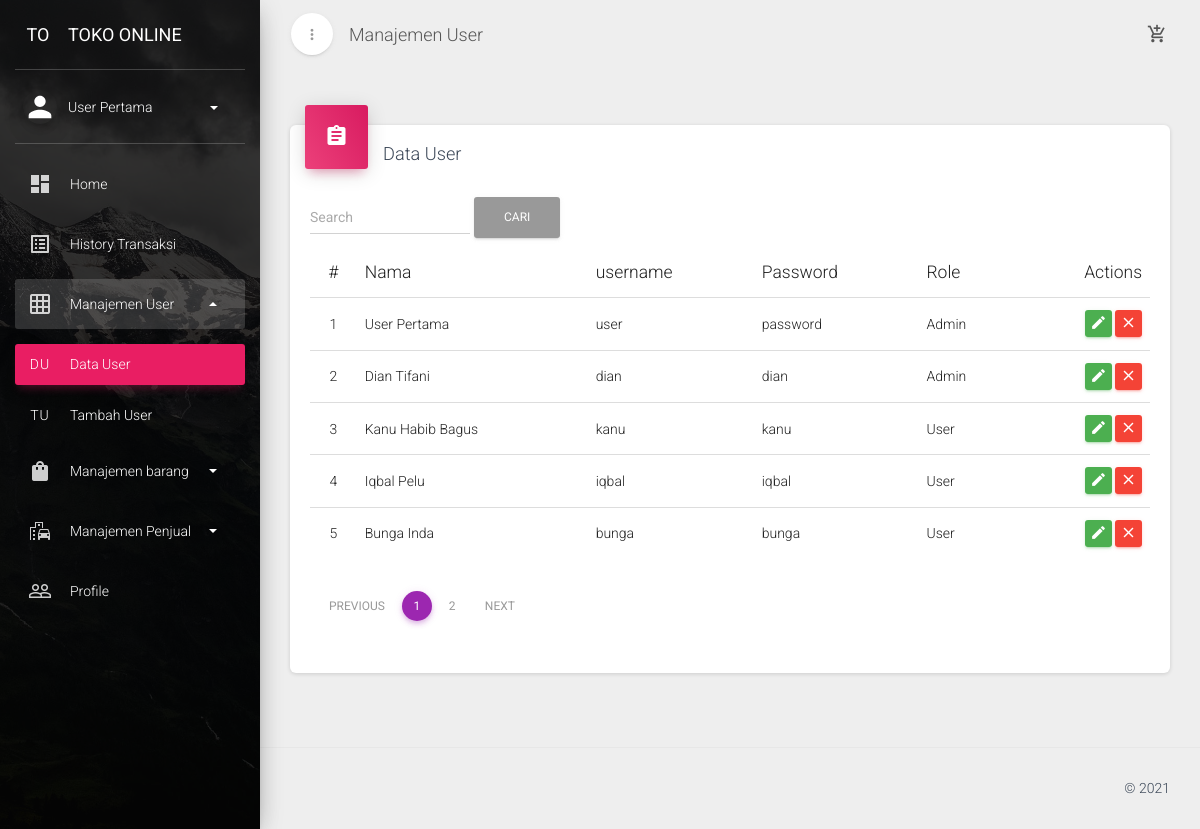
Screenshot of /index.php?url=user (signed in) with the database file from the repository.
### tables this page shows
CREATE TABLE `user` (
  `user_id` int(11) NOT NULL,
  `nama` varchar(30) NOT NULL,
  `username` varchar(30) NOT NULL,
  `password` varchar(16) NOT NULL,
  `role` enum('Admin','User') NOT NULL
);

### pages/user.php (the view, shortened to what this page needs)
<div class="row">
    <div class="col-md-12">
        <div class="card">
            <div class="card-header card-header-icon" data-background-color="rose">
                <i class="material-icons">assignment</i>
            </div>
            <div class="card-content">
                <h4 class="card-title">Data User</h4>
                <div class="form-inline my-2 my-lg-0">
                  <input class="form-control mr-sm-2" name='cari' id='cari' type="search" placeholder="Search" aria-label="Search">
                  <button class="btn btn-outline-success my-2 my-sm-0" type="button" onclick='cari()'>Cari</button>
                </div>
                <div class="table-responsive">
                    <table class="table">
                        <thead>
                            <tr>
                                <th class="text-center">#</th>
                                <th>Nama</th>
                                <th>username</th>
                                <th>Password</th>
                                <th>Role</th>
                                <th class="text-right">Actions</th>
                            </tr>
                        </thead>
                        <tbody>
                        <?php
                        $batas = 5;
                        $halaman = isset($_GET['halaman'])?(int)$_GET['halaman'] : 1;
                        $halaman_awal = ($halaman>1) ? ($halaman * $batas) - $batas : 0;
                        $previous = $halaman - 1;
                        $next = $halaman + 1;
                        if(isset($_GET['cari'])){
                            $data = mysqli_query($koneksi,"select * from user where nama like '%".$_GET['cari']."%' or username like '%".$_GET['cari']."%'");
                        }else{
                            $data = mysqli_query($koneksi,"select * from user");
                        }
                        $jumlah_data = mysqli_num_rows($data);
                        $total_halaman = ceil($jumlah_data / $batas);
                        if(isset($_GET['cari'])){
                            $query = mysqli_query($koneksi, "select * from user where nama like '%".$_GET['cari']."%' or username like '%".$_GET['cari']."%' limit $halaman_awal, $batas");
                        }else{
                            $query = mysqli_query($koneksi, "select * from user limit $halaman_awal, $batas");
                        }
                        $no = isset($_GET['halaman'])?((int)$_GET['halaman']-1)*5+1 : 1;
                        while($data = mysqli_fetch_assoc($query)){
                        ?>
                            <tr>
                                <td class="text-center"><?php echo $no++?></td>
                                <td><?php echo $data['nama'] ?></td>
                                <td><?php echo $data['username'] ?></td>
                                <td><?php echo $data['password'] ?></td>
                                <td><?php echo $data['role'] ?></td>
                                <td class="td-actions text-right">
                                    <a href='index.php?url=user-edit&edit=<?php echo $data['user_id']?>' rel="tooltip" class="btn btn-success">
                                        <i class="material-icons">edit</i>
                                    </a>
                                    <button onclick="hapus(<?php echo $data['user_id'] ?>)" rel="tooltip" class="btn btn-danger">
                                        <i class="material-icons">close</i>
                                    </button>
                                </td>
                            </tr>
                        <?php } ?>
                        </tbody>
                        <tfoot>
                            <tr><td colspan=6>
                            <ul class="pagination justify-content-center">
			                	<li class="page-item">
			                		<a class="page-link" <?php if($halaman > 1){ echo "href='?url=user&halaman=$previous'"; } ?>>Previous</a>
			                	</li>
			                	<?php
			                	for($x=1;$x<=$total_halaman;$x++){
			                		?>
			                		<li class="page-item <?php echo empty($_GET['halaman'])&&$x==1||$x==$_GET['halaman']?"active":""; ?>"><a class="page-link" href="?url=user&halaman=<?php echo $x ?>"><?php echo $x; ?></a></li>
			                		<?php
			                	}
			                	?>
			                	<li class="page-item">
			                		<a  class="page-link" <?php if($halaman < $total_halaman) { echo "href='?url=user&halaman=$next'"; } ?>>Next</a>
			                	</li>
			                </ul>
                            </td></tr>
                        </tfoot>
                    </table>
                </div>
            </div>
        </div>
    </div>
</div>

### index.php (shortened to what this page needs)
<!doctype html>
<html lang="en">
<head>
    <link href="./assets/css/bootstrap.min.css" rel="stylesheet" />
    <link href="./assets/css/material-dashboard.css?v=1.2.1" rel="stylesheet" />
    <link href="./assets/css/demo.css" rel="stylesheet" />
    <link href="http://maxcdn.bootstrapcdn.com/font-awesome/latest/css/font-awesome.min.css" rel="stylesheet">
</head>
<body>
<?php
    if (isset($_SESSION['login'])) { ?>
    <div class="wrapper">
        <?php include("sidebar.php"); ?>
        <div class="main-panel">
            <?php include("navbar.php") ?>
            <div class="content">
                <div class="container-fluid">
                <?php include("router.php") ?>
                </div>
            </div>
            <footer class="footer">
                <div class="container-fluid">
                    <p class="copyright pull-right">
                        &copy;
                    </p>
                </div>
            </footer>
        </div>
    </div>
    <?php } ?>
</body>
</html>

### sidebar.php (shortened to what this page needs)
<div class="sidebar" data-active-color="rose" data-background-color="black" data-image="./assets/img/sidebar-1.jpg">
    <div class="logo">
        <a href="index.php" class="simple-text logo-mini">
            TO
        </a>
        <a href="index.php" class="simple-text logo-normal">
            Toko Online
        </a>
    </div>
    <div class="sidebar-wrapper">
        <div class="user">
            <div class="photo">
                <img src="./assets/img/faces/person.svg">
            </div>
            <div class="info">
                <a data-toggle="collapse" href="#collapseExample" class="collapsed">
                    <span>
                        <?php echo $_SESSION['nama'] ?>
                        <b class="caret"></b>
                    </span>
                </a>
            </div>
        </div>
        <ul class="nav">
            <li class="<?php echo $_GET['url']=="home"||$_GET['url']=="cart"||empty($_GET['url'])?"active":""?>" >
                <a href="index.php?url=home">
                    <i class="material-icons">dashboard</i>
                    <p> Home </p>
                </a>
            </li>
            <li class="<?php echo $_GET['url']=="penjualan"||$_GET['url']=="detail_penjualan"?"active":""?>" >
                <a href="index.php?url=penjualan">
                    <i class="material-icons">list_alt</i>
                    <p> History Transaksi </p>
                </a>
            </li>
            <?php
            if ($_SESSION['role']=="Admin") {
                ?>
            <li class="<?php echo empty($_GET['url'])?"":$_GET['url']=="user"||$_GET['url']=="user-edit"||$_GET['url']=="user-tambah"?"active":""?>" >
                <a data-toggle="collapse" href="#tablesExamples"  <?php echo empty($_GET['url'])?"":$_GET['url']=="user"||$_GET['url']=="user-edit"||$_GET['url']=="user-tambah"?"aria-expanded='true'":""?>>
                    <i class="material-icons">grid_on</i>
                    <p> Manajemen User
                        <b class="caret"></b>
                    </p>
                </a>
                <div class="collapse <?php echo empty($_GET['url'])?"":$_GET['url']=="user"||$_GET['url']=="user-edit"||$_GET['url']=="user-tambah"?"in":""?>" id="tablesExamples">
                    <ul class="nav">
                        <li class="<?php echo $_GET['url']=="user"||$_GET['url']=="user-edit"?"active":""?>" >
                            <a href="index.php?url=user">
                                <span class="sidebar-mini"> DU </span>
                                <span class="sidebar-normal"> Data User </span>
                            </a>
                        </li>
                        <li class="<?php echo $_GET['url']=="user-tambah"?"active":""?>" >
                            <a href="index.php?url=user-tambah">
                                <span class="sidebar-mini"> TU </span>
                                <span class="sidebar-normal"> Tambah User </span>
                            </a>
                        </li>
                    </ul>
                </div>
            </li>
            <li class="<?php echo empty($_GET['url'])?"":$_GET['url']=="barang"||$_GET['url']=="barang-edit"||$_GET['url']=="barang-tambah"?"active":""?>" >
                <a data-toggle="collapse" href="#barang"  <?php echo empty($_GET['url'])?"":$_GET['url']=="barang"||$_GET['url']=="barang-edit"||$_GET['url']=="barang-tambah"?"aria-expanded='true'":""?>>
                    <i class="material-icons">shopping_bag</i>
                    <p> Manajemen barang
                        <b class="caret"></b>
                    </p>
                </a>
            </li>
            <li class="<?php echo empty($_GET['url'])?"":$_GET['url']=="penjual"||$_GET['url']=="penjual-edit"||$_GET['url']=="penjual-tambah"?"active":""?>" >
                <a data-toggle="collapse" href="#penjual"  <?php echo empty($_GET['url'])?"":$_GET['url']=="penjual"||$_GET['url']=="penjual-edit"||$_GET['url']=="penjual-tambah"?"aria-expanded='true'":""?>>
                    <i class="material-icons">emoji_transportation</i>
                    <p> Manajemen Penjual
                        <b class="caret"></b>
                    </p>
                </a>
            </li>
            <?php
            } ?>
            <li class="<?php echo $_GET['url']=="about"?"active":""?>" >
                <a href="index.php?url=about">
                    <i class="material-icons">people_outline</i>
                    <p> Profile </p>
                </a>
            </li>
        </ul>
    </div>
</div>

### navbar.php (shortened to what this page needs)
<nav class="navbar navbar-transparent navbar-absolute">
    <div class="container-fluid">
        <div class="navbar-minimize">
            <button id="minimizeSidebar" class="btn btn-round btn-white btn-fill btn-just-icon">
                <i class="material-icons visible-on-sidebar-regular">more_vert</i>
            </button>
        </div>
        <div class="navbar-header">
            <a class="navbar-brand" href="#">
                <?php
                $url = empty($_GET['url'])?'home':$_GET['url'];
                switch ($url) {
                    case 'user':
                        echo "Manajemen User";
                        break;
                }
                ?>
            </a>
        </div>
        <div class="collapse navbar-collapse">
            <ul class="nav navbar-nav navbar-right">
                <li>
                    <a href="index.php?url=cart" title='Cart'>
                        <i class="material-icons">add_shopping_cart</i>
                    </a>
                </li>
            </ul>
        </div>
    </div>
</nav>

### router.php (shortened to what this page needs)
<?php
$url = empty($_GET['url'])?'home':$_GET['url'];
switch ($url) {
            ?>
             <?php
    case 'user':
        if($_SESSION['role']=="Admin"){
            include ('pages/user.php');
        }
        break;
            ?>
        <?php
}
?>

### rows the page displays
user: nama "User Pertama", username "user", password "password", role "Admin"
user: nama "Dian Tifani", username "dian", password "dian", role "Admin"
user: nama "Kanu Habib Bagus", username "kanu", password "kanu", role "User"
user: nama "Iqbal Pelu", username "iqbal", password "iqbal", role "User"
user: nama "Bunga Inda", username "bunga", password "bunga", role "User"

### other values shown
$_SESSION['nama'] "User Pertama"
